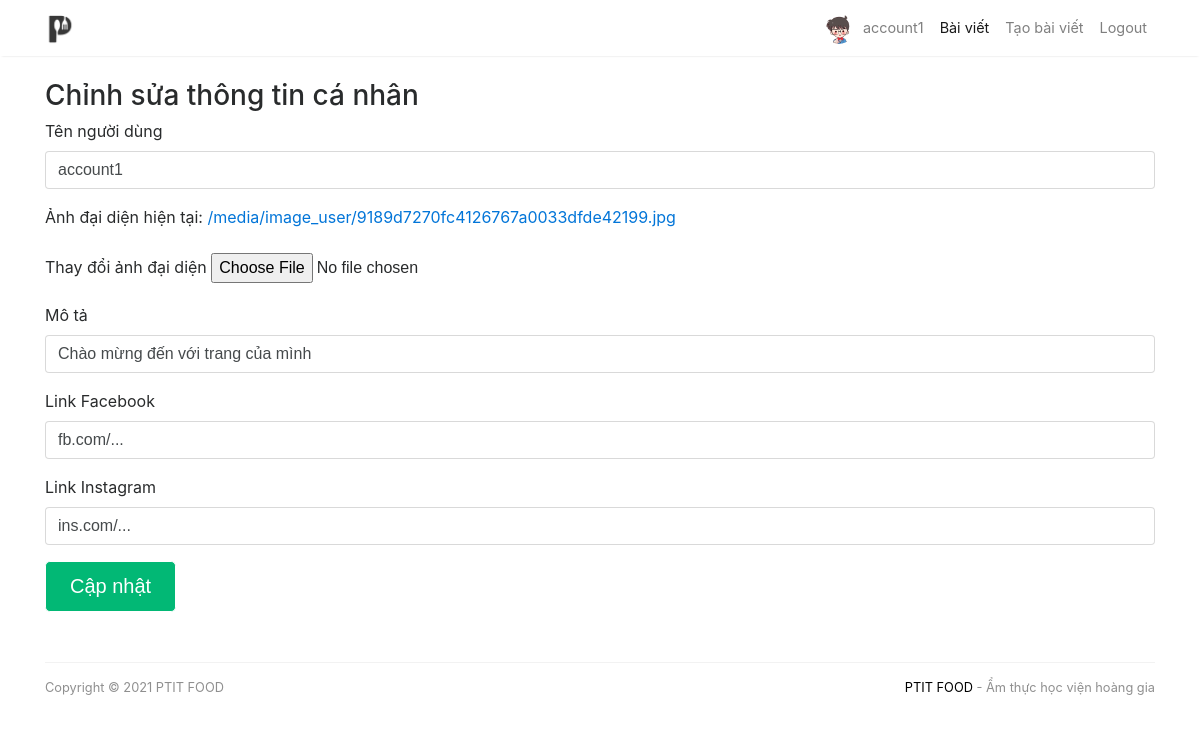
Screenshot of /profile/ (signed in) with the database file from the repository.
### blog_foods/models.py (models this page shows, shortened)
class UpProfile(models.Model):
    user = models.ForeignKey(User, on_delete=models.CASCADE)
    image_user = models.ImageField(upload_to='image_user', default = 'blank-profile-picture.png')
    Facebook = models.CharField(max_length = 100)
    Instagram = models.CharField(max_length = 100)
    summary_user = models.CharField(max_length = 1000)

### blog_foods/views.py (the view)
# urls.py: path('profile/', views.profile, name='profile'),
def profile(request):
    if UpProfile.objects.filter(user_id=request.user.id).exists():
        UpdateProfile = get_object_or_404(UpProfile, user_id=request.user.id)
        Temp = 1
        return render(request, 'profile.html', {'UpdateProfile': UpdateProfile, 'Temp':Temp})
    else:
        Temp = 0
        return render(request, 'profile.html', {'Temp':Temp})

### blog_foods/templates/profile.html (shortened to what this page needs)
{% load static %}
<!DOCTYPE html>
<html lang="en">
<head>
	<link href="{% static 'css/mediumish.css' %}" rel="stylesheet">
	<link href="https://maxcdn.bootstrapcdn.com/font-awesome/4.7.0/css/font-awesome.min.css" rel="stylesheet">
	<link href="{% static 'css/bootstrap.min.css' %}" rel="stylesheet">
</head>
<body>
	<nav class="navbar navbar-toggleable-md navbar-light bg-white fixed-top mediumnavigation">
		<div class="container">
			<a class="navbar-brand" href="/">
				<img src="{% static 'img/logofoodreview.png' %}" alt="logo">
			</a>
			<div class="collapse navbar-collapse" id="navbarsExampleDefault">
				<ul class="navbar-nav ml-auto">
					{% if user.is_authenticated %}
					<li class="nav-item">
						{% if Temp == 1 %}
							<a href="{% url 'blog_foods:author' request.user.id %}"><img style = "width: 30px; height: 30px; float: none ;margin-right: -3px; border-radius: 100%;" class="author-thumb"src="{{ UpdateProfile.image_user.url }}"alt="Sal"></a>
						{% elif Temp == 0 %}
							<a href="{% url 'blog_foods:author' request.user.id %}"><img style = "width: 30px; height: 30px; float: none ;margin-right: -3px; border-radius: 100%;" class="author-thumb"src="https://www.gravatar.com/avatar/e56154546cf4be74e393c62d1ae9f9d4?s=250&amp;d=mm&amp;r=x"alt="Sal"></a>
						{% endif %}
						<a class="nav-link" style="display: inline-block;" href="{% url 'blog_foods:author' request.user.id %}">{{user.username}}</a>
					</li>
					{% endif %}
					<li class="nav-item active">
						<a class="nav-link" href="/">Bài viết <span class="sr-only">(current)</span></a>
					</li>
					{% if user.is_authenticated %}
					<li class="nav-item">
						<a class="nav-link" href="/create">Tạo bài viết</a>
					</li>
					<li class="nav-item">
						<a class="nav-link" href="{% url 'logout' %}">Logout</a>
					</li>
					{% endif%}
				</ul>
			</div>
		</div>
	</nav>
	<div class="container">
		<h3>Chỉnh sửa thông tin cá nhân</h3>
		<form method="post" action="/upload-profile/" enctype="multipart/form-data">
			{% if Temp == 1 %}
			<div class="form-group">
				<label>Tên người dùng</label>
				<input type="text" name="name_user" class="form-control" value="{{ UpdateProfile.user }}" required>
			</div>
			<div class="form-group">
				<label for="exampleInputFile">Ảnh đại diện hiện tại:</label>
				<a href="{{ UpdateProfile.image_user.url }}"> {{ UpdateProfile.image_user.url }}</a>
			</div>
			<div class="form-group">
				<label for="exampleInputFile">Thay đổi ảnh đại diện</label>
				<input type="file" class="" id="img" name="img" accept="image/png, image/jpeg" onchange="checkPhoto(this)">
			</div>
			<div class="form-group">
				<label>Mô tả</label>
				<input type="text" name="summary_user" class="form-control" value="{{ UpdateProfile.summary_user }}">
			</div>
			<div class="form-group">
				<label>Link Facebook</label>
				<input type="text" name="Facebook" class="form-control" value="{{ UpdateProfile.Facebook }}">
			</div>
			<div class="form-group">
				<label>Link Instagram</label>
				<input type="text" name="Instagram" class="form-control" value="{{ UpdateProfile.Instagram }}">
			</div>
			{% endif%}
			<div class="box-footer">
				<button class="btn btn-primary btn-lg" type="submit" style="background-color: #02B875; border-inline-color: initial;
				border-block-color: initial;">Cập nhật</button>
			</div>
		</form>
	</div>
		<div class="container">
		<div class="footer">
			<p class="pull-left">
				Copyright &copy; 2021 PTIT FOOD
			</p>
			<p class="pull-right">
				<a target="_blank" href="/" style="text-decoration: none; color: black;">PTIT FOOD</a> - Ẩm thực học viện hoàng gia
			</p>
			<div class="clearfix">
			</div>
		</div>
	</div>
</body>
</html>

### static/css/mediumish.css (style rules this page uses)
body { padding-top:5rem; }
a { color:#00ab6b; }
a,a:hover { transition:all 0.2s; }
.mediumnavigation { background:rgba(255,255,255,.97); box-shadow:0 2px 2px -2px rgba(0,0,0,.15); }
@media (min-width:992px) { .navbar-toggleable-md .navbar-nav .nav-link { padding-right:.7rem; padding-left:.7rem; } }
.author-thumb { width:40px; height:40px; float:left; margin-right:13px; border-radius:100%; }
.mediumnavigation .navbar-brand { font-weight:500; }
.mediumnavigation .nav-item,.dropdown-menu { font-size:0.9rem; }
.mediumnavigation .navbar-brand img { max-height:30px; margin-right:5px; }
.footer { border-top:1px solid rgba(0,0,0,.05)!important; padding-top:15px; padding-bottom:12px; font-size:0.8rem; color:rgba(0,0,0,.44); margin-top:50px; }

### rows the page displays
UpProfile: image_user (picture), name_user "account1", image_user "/media/image_user/9189d7270fc4126767a0033dfde42199.jpg", summary_user "Chào mừng đến với trang của mình", Facebook "fb.com/...", Instagram "ins.com/..."

### other values shown
{{ user.username }} "account1"
